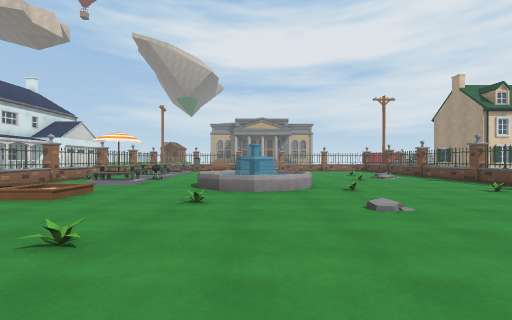
[1] (above)

19 first-person views from a walk through a scene from a Unity 3-D project. The camera is 1.3 m above the floor, looks level and sees 90° across. The floor is counted in squares, 2 m on a side. Each view is taken from the middle of a square. On the plan, view 1 faces up. The plan holds only what a view shows up to about 9 squares ahead; the rest is blank. The place goes on beyond the plan. Some surface patterns are stand-ins.

[2]
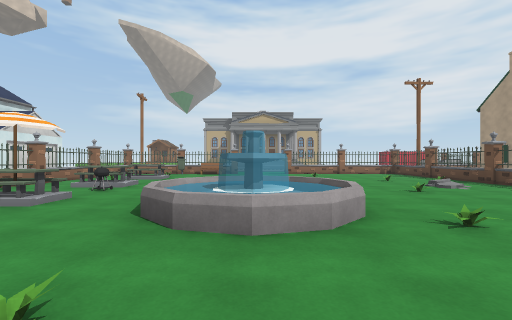

[3]
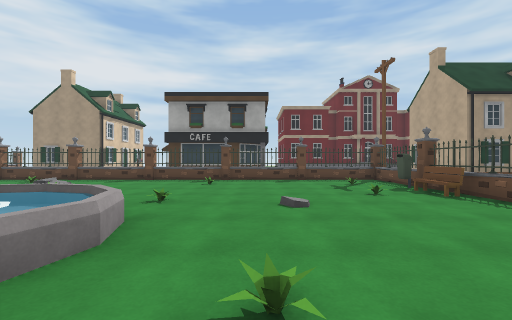

[4]
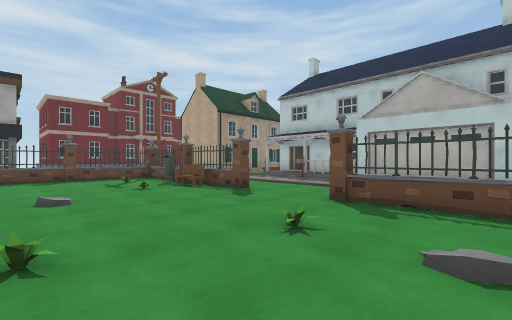

[5]
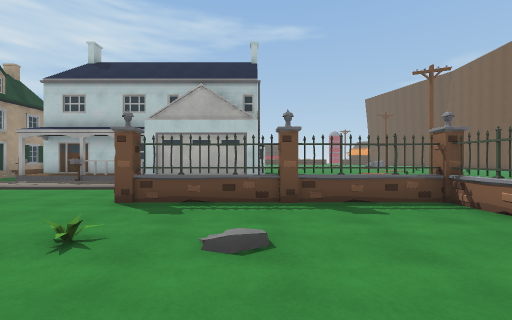

[6]
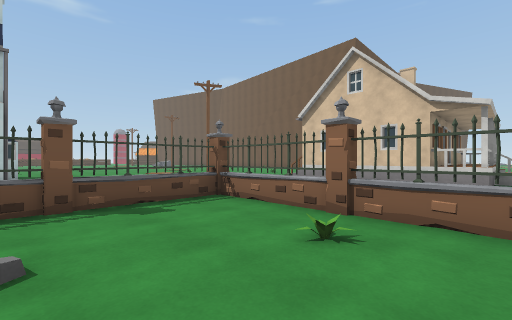

[7]
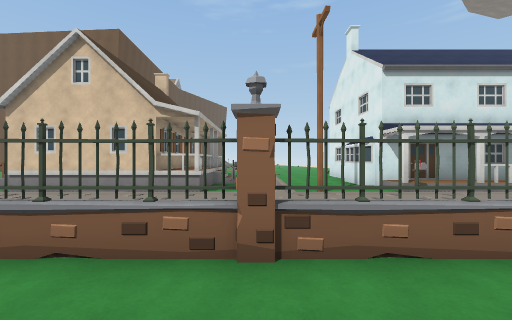

[8]
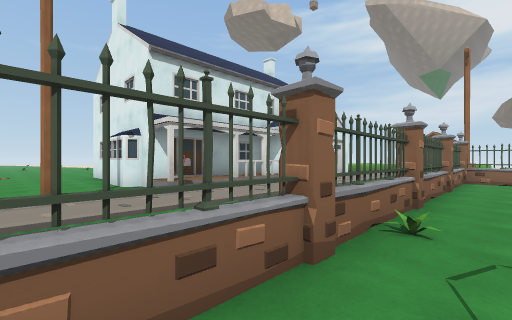

[9]
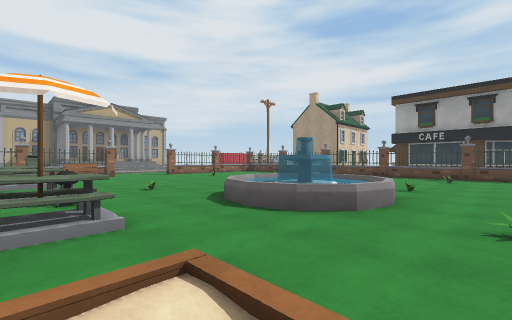

[10]
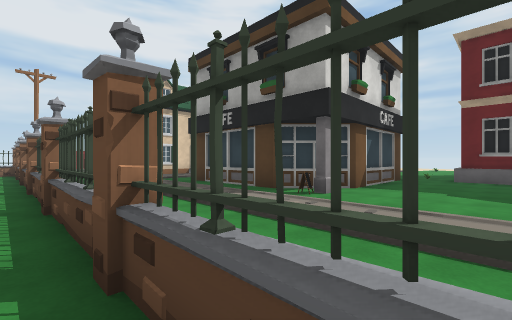

[11]
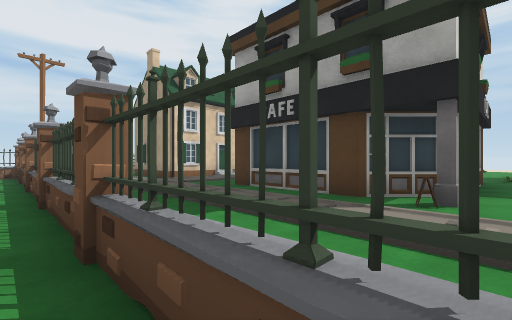

[12]
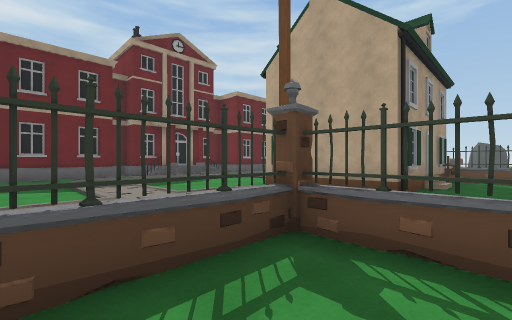

[13]
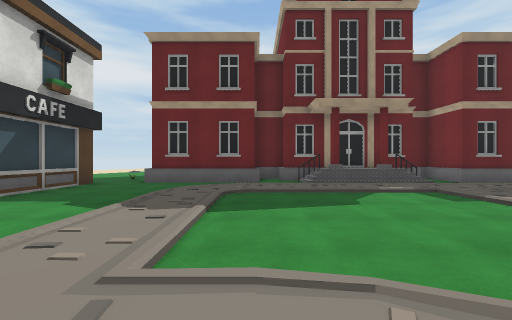

[14]
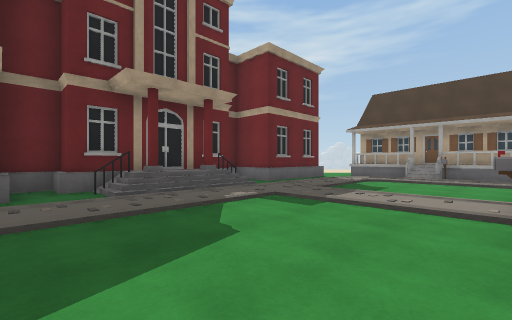

[15]
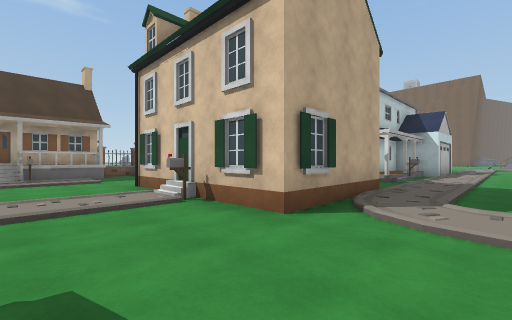

[16]
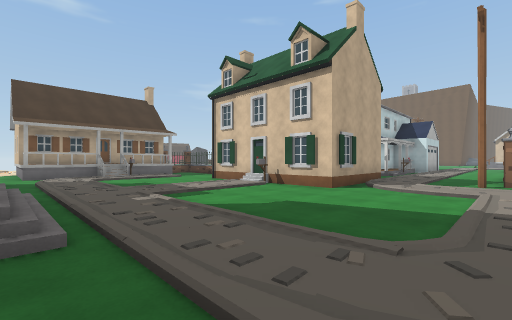

[17]
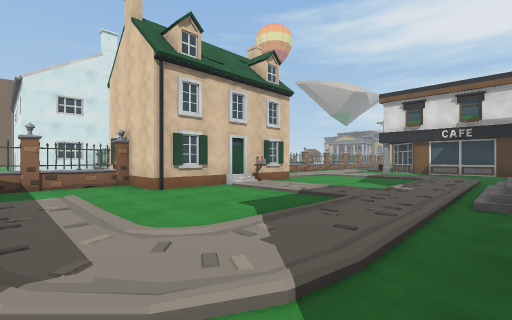

[18]
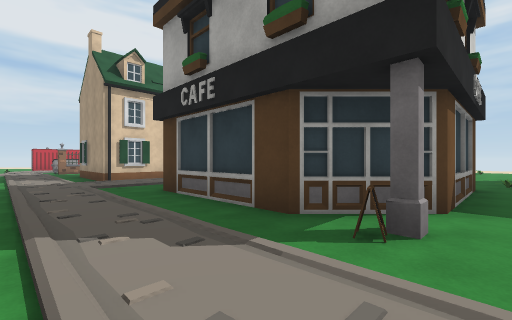

[19]
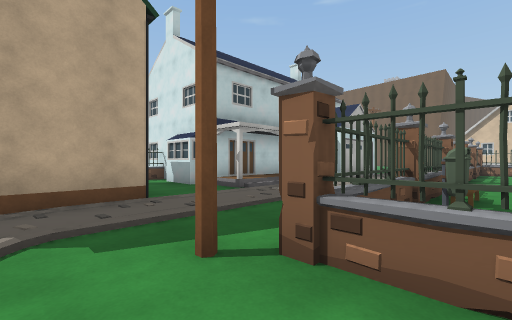

### Floor plan
Key: @ floor where view 1 was taken; # wall or solid block; . main floor; : floor 0.5 m higher than the main floor; / step, stairs or slope; = window, fence, low wall or low ledge; F fence; U fountain; T table; B building; M mailbox; O other object.
Columns run from 16 left of view 1 to 19 right of it. Each row starts with its distance up from view 1.
 12      ##   F.TT...  ...F#/.###
 11      ##.  =O...... .O..=////#
 10      #/// F.T.O... ..OF#/...
  9  #  ##O./ O..O.........=/...
  8  ..##.../ F....UUU.O...F//.#
  7 ......../ #.TT.UUU.....#/..#
  6 ./////#./ =....UUUO....=//.#
  5        ./ F.....U....OF#/..##
  4     = ../ =....O.......=/.BB####....
  3  =####=./ FO...........F//......O...
  2      ##./ #....O...O...#/.......B
  1       #./ =.........OO.=//////..#
  0       #.  F=F#=F@F#=F=#F/..././.#
 -1       #         .......//....//.##
 -2                ............../..B#
 -3              ####.O////###...///##
 -4              #  ###:/..###...///
 -5              #   ####..###M..../#
 -6                     #.M# #////..B
 -7                     #..###...//.##
 -8                     #==#F..../..#
 -9                    ##   #./////.#
-10                         F./O= /.
-11                           #####.
-12                           #####.

Positions as (right, up) in squares from view 1, and headings:
1: (0, 0), facing up
2: (0, 3), facing up
3: (-2, 4), facing right
4: (-3, 4), facing down-right
5: (-3, 4), facing down
6: (-3, 4), facing down-left
7: (-4, 5), facing left
8: (-5, 6), facing up-left
9: (-4, 4), facing up-right
10: (6, 1), facing up-right
11: (6, 3), facing up-right
12: (5, 2), facing down-right
13: (8, -1), facing right
14: (10, -1), facing down-right
15: (12, -1), facing down-left
16: (15, 0), facing down-left
17: (15, -10), facing up-left
18: (8, 3), facing up-right
19: (8, 1), facing down-left
